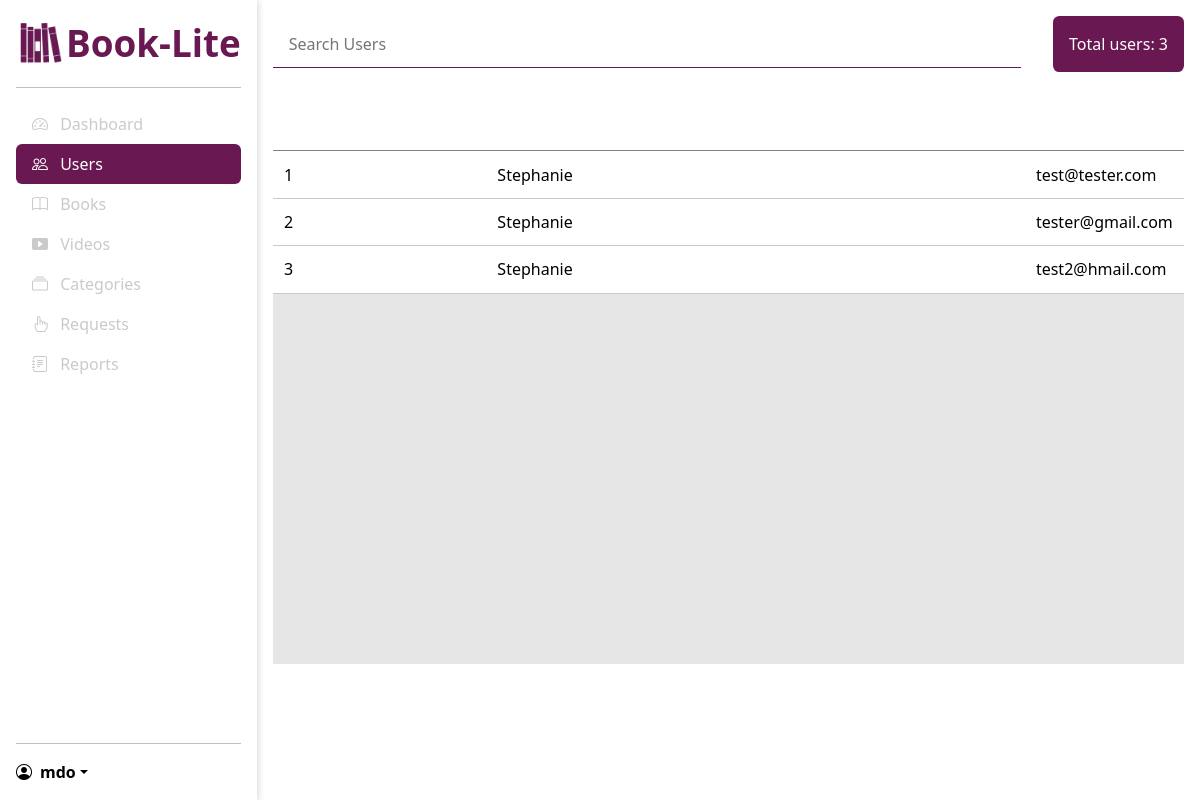
The app's page /admin/users (signed in) with its own data.
### models/models.py (models this page shows)
class User(db.Model, UserMixin):
    id = db.Column(db.Integer, primary_key=True)
    name = db.Column(db.String(100), nullable=False)
    email = db.Column(db.String(100), unique=True, nullable=False)
    password = db.Column(db.String(100), nullable=False)
    is_admin = db.Column(db.Boolean, default=False)
    book_downloads = db.relationship('BookDownload', backref='user', lazy=True)
    rentals = db.relationship('Rental', backref='user', lazy=True)

### routes/admin.py (the view)
@admin_bp.route('/users')
@login_required
@isAdmin
def users():
    total_users = User.query.count()
    users = User.query.all()
    return render_template('admin/users_info.html', users=users, u_active="active", total_users=total_users)

### main.py (called while the page is built)
@login_manager.user_loader
def load_user(user_id):
    return User.query.get(int(user_id))

### routes/admin.py (called while the page is built)
def isAdmin(f):
    @wraps(f)
    def decorated_function(*args, **kwargs):
        if not current_user.is_admin:
            logout_user(current_user)
            return redirect(url_for('auth.login'))
        return f(*args, **kwargs)
    return decorated_function

### templates/admin/users_info.html (shortened to what this page needs)
{% extends "/admin/base_admin.html" %}
{% block main %}
<div class="main-top" style="margin-bottom: 2rem;">
  <div class="search-bar">
    <input
      type="search"
      name=""
      id=""
      placeholder="Search Users"
    />
  </div>
  <div style="padding:1rem 1rem 0; background-color: var(--secondary-color); vertical-align: middle; border-radius: .4rem;">
    <p style="font-size:1rem; color: var(--light-primary-color);">Total users: {{total_users}}</p>
  </div>
</div>
  <div class="all_users table">
    <table class="users_table">
      <thead>
        <tr>
          <th>Id</th>
          <th>Name</th>
          <th>Email Address</th>
        </tr>
      </thead>
      {% for user in users %}
      <tr>
        <td>{{user.id}}</td>
        <td>{{user.name}}</td>
        <td>{{user.email}}</td>
      </tr>
      {% endfor %}
    </table>
  </div>
{% endblock %}

### static/css/admin.css (style rules this page uses)
* { margin: 0; padding: 0; scroll-behavior: smooth; color: black; }
*, *::before, *::after { box-sizing: border-box; }
body { width: 100vw; height: 100vh; overflow: hidden; }
:root { --secondary-color: #691852; --light-primary-color: #fff; --dark-primary-color: #000; --grey-color: #cacaca; }
.main-top { display: flex; justify-content: space-between; align-items: center; gap: 2rem; }
.search-bar { flex: 1 1 auto; display: flex; align-items: center; font-size: 1rem; border-bottom: 1px solid var(--secondary-color); }
.search-bar input { border: none; height: 100%; padding: 0.8rem 1rem; width: 100%; border-radius: 0.5rem; }
.table { position: relative; background-color: rgb(230, 230, 230); height: 70vh; }
table { width: 100%; background-color: rgb(230, 230, 230); overflow-y: scroll; }
table tbody tr { border-bottom: 2px solid var(--grey-color); }
table th { color: var(--light-primary-color); }
table th, table td { border: none; padding: 0.7rem; max-width: 10rem; overflow: scroll; }
table thead { background-color: var(--secondary-color); }
.all_users thead tr th:last-of-type { width: 2rem; }
:root { --primary-purple: #dfdcfaff; --primary-blue: rgb(198, 229, 244); --secondary-blue: rgb(146, 213, 247); --primary-pink: rgb(250, 239, 229); --primary-green: rgb(221, 243, 212); --background-green: #bae6a7ff; --secondary-purple: #7d71feff; --secondary-green: #4db223ff; --secondary-orange: #ed7724ff; --primary-orange: rgba(255, 192, 147, 0.735); --white: #fff; --black: #000; --gray: rgba(20, 20, 20, 0.607); --transparent-color: rgba(0, 0, 0, 0.06); --border-color: rgba(0, 0, 0, 0.1); }

### static/css/user.css (style rules this page uses)
* { margin: 0; padding: 0; scroll-behavior: smooth; color: black; }
*, *::before, *::after { box-sizing: border-box; }
body { width: 100vw; height: 100vh; overflow: hidden; }
:root { --secondary-color: #691852; --light-primary-color: #fff; --dark-primary-color: #000; --grey-color: #cacaca; }

### records on screen
User: id "1", name "Stephanie", email "test@tester.com"
User: id "2", name "Stephanie", email "tester@gmail.com"
User: id "3", name "Stephanie", email "test2@hmail.com"

### other values on screen
{{ total_users }} "3"
